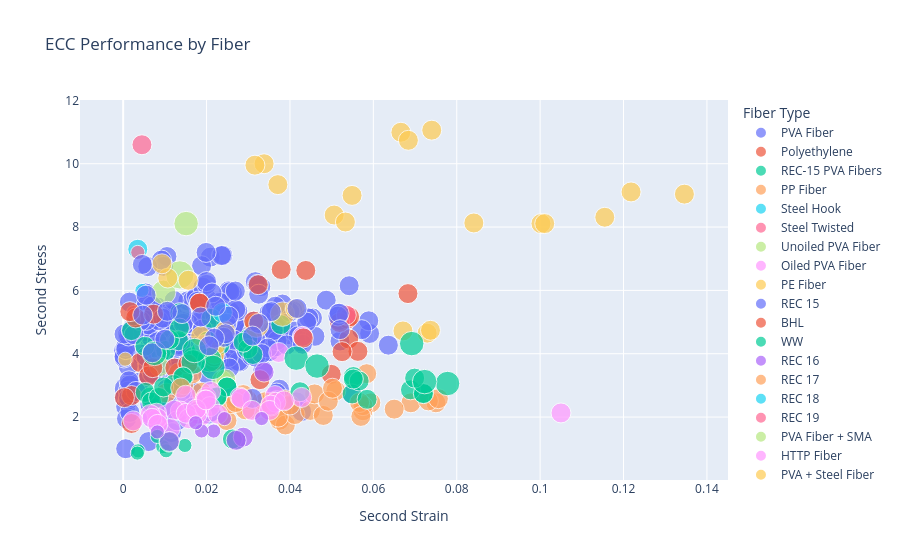

Notebook cell for this chart:
### Code cell
px.scatter(
    df,
    x="Second Strain",
    y="Second Stress",
    color="Fiber Type",
    size="Fiber Volume",
    title="ECC Performance by Fiber"
).show()

### Figure 1 — Plotly figure (JSON) as saved in the notebook; plotly's stock layout.template omitted (floating-point values rounded to 4 significant figures; data arrays with more than 128 entries replaced by an {"elided": "..."} marker saying what was removed)
{"data": [{"hovertemplate": "Fiber Type=PVA Fiber<br>Second Strain=%{x}<br>Second Stress=%{y}<br>Fiber Volume=%{marker.size}<extra></extra>", "legendgroup": "PVA Fiber", "marker": {"color": "#636efa", "size": {"elided": "263 float values"}, "sizemode": "area", "sizeref": 0.0001, "symbol": "circle"}, "mode": "markers", "name": "PVA Fiber", "orientation": "v", "showlegend": true, "type": "scatter", "x": {"elided": "263 float values"}, "xaxis": "x", "y": {"elided": "263 float values"}, "yaxis": "y"}, {"hovertemplate": "Fiber Type=Polyethylene<br>Second Strain=%{x}<br>Second Stress=%{y}<br>Fiber Volume=%{marker.size}<extra></extra>", "legendgroup": "Polyethylene", "marker": {"color": "#EF553B", "size": [0.02, 0.02, 0.02, 0.02, 0.02, 0.02, 0.02, 0.02, 0.02, 0.02, 0.02, 0.02, 0.02, 0.02, 0.02], "sizemode": "area", "sizeref": 0.0001, "symbol": "circle"}, "mode": "markers", "name": "Polyethylene", "orientation": "v", "showlegend": true, "type": "scatter", "x": [0.0328, 0.0683, 0.0538, 0.002, 0.0217, 0.0543, 0.0541, 0.0563, 0.002, 0.0003, 0.0041, 0.0218, 0.0499, 0.0525, 0.0519], "xaxis": "x", "y": [3.18, 5.899, 5.1, 2.68, 3.756, 5.166, 4.467, 4.075, 1.797, 2.614, 3.722, 3.899, 3.349, 4.065, 4.985], "yaxis": "y"}, {"hovertemplate": "Fiber Type=REC-15 PVA Fibers<br>Second Strain=%{x}<br>Second Stress=%{y}<br>Fiber Volume=%{marker.size}<extra></extra>", "legendgroup": "REC-15 PVA Fibers", "marker": {"color": "#00cc96", "size": [0.02, 0.02, 0.02, 0.02, 0.02, 0.02, 0.02, 0.02, 0.02, 0.02, 0.02, 0.02, 0.02, 0.02, 0.02, 0.02, 0.02, 0.02], "sizemode": "area", "sizeref": 0.0001, "symbol": "circle"}, "mode": "markers", "name": "REC-15 PVA Fibers", "orientation": "v", "showlegend": true, "type": "scatter", "x": [0.0232, 0.0167, 0.0203, 0.0299, 0.009, 0.0187, 0.0052, 0.0299, 0.0311, 0.0211, 0.0102, 0.0136, 0.002, 0.0133, 0.0111, 0.0135, 0.0288, 0.0378], "xaxis": "x", "y": [4.27, 3.905, 4.4, 4.469, 4.037, 4.09, 4.236, 4.157, 3.976, 5.118, 4.101, 5.297, 4.729, 4.41, 4.442, 4.811, 4.363, 4.92], "yaxis": "y"}, {"hovertemplate": "Fiber Type=PP Fiber<br>Second Strain=%{x}<br>Second Stress=%{y}<br>Fiber Volume=%{marker.size}<extra></extra>", "legendgroup": "PP Fiber", "marker": {"color": "#FFA15A", "size": [0.02, 0.02, 0.02, 0.02, 0.02, 0.02, 0.02, 0.02, 0.02, 0.02, 0.02, 0.02, 0.02, 0.02, 0.02, 0.02, 0.02, 0.02, 0.02, 0.02, 0.02, 0.02, 0.02, 0.02, 0.02, 0.02, 0.02, 0.02, 0.02, 0.02, 0.02, 0.02, 0.02, 0.02, 0.02, 0.02, 0.02, 0.02, 0.02, 0.02], "sizemode": "area", "sizeref": 0.0001, "symbol": "circle"}, "mode": "markers", "name": "PP Fiber", "orientation": "v", "showlegend": true, "type": "scatter", "x": [0.075, 0.069, 0.065, 0.019, 0.035, 0.0594, 0.0575, 0.0375, 0.0389, 0.0412, 0.0372, 0.0575, 0.0567, 0.0732, 0.0304, 0.0249, 0.0756, 0.0449, 0.057, 0.048, 0.0103, 0.0188, 0.0133, 0.0145, 0.0165, 0.04, 0.0361, 0.0339, 0.0355, 0.0298, 0.051, 0.0258, 0.0293, 0.0459, 0.0492, 0.0388, 0.0288, 0.0502, 0.0584, 0.027], "xaxis": "x", "y": [2.45, 2.45, 2.25, 2.5, 2.46, 2.45, 2.199, 1.9, 1.75, 2.08, 1.998, 2.36, 2.46, 2.51, 2.24, 1.888, 2.58, 2.21, 2.02, 2.05, 2.76, 2.782, 3.4, 3.02, 3.36, 2.38, 2.478, 2.48, 2.35, 2.55, 2.83, 2.42, 2.23, 2.732, 2.5, 2.55, 2.71, 2.91, 3.37, 2.46], "yaxis": "y"}, {"hovertemplate": "Fiber Type=Steel Hook<br>Second Strain=%{x}<br>Second Stress=%{y}<br>Fiber Volume=%{marker.size}<extra></extra>", "legendgroup": "Steel Hook", "marker": {"color": "#19d3f3", "size": [0.01, 0.01, 0.02], "sizemode": "area", "sizeref": 0.0001, "symbol": "circle"}, "mode": "markers", "name": "Steel Hook", "orientation": "v", "showlegend": true, "type": "scatter", "x": [0.0025, 0.0045, 0.0035], "xaxis": "x", "y": [5.1, 6.0, 7.3], "yaxis": "y"}, {"hovertemplate": "Fiber Type=Steel Twisted<br>Second Strain=%{x}<br>Second Stress=%{y}<br>Fiber Volume=%{marker.size}<extra></extra>", "legendgroup": "Steel Twisted", "marker": {"color": "#FF6692", "size": [0.01, 0.01, 0.02], "sizemode": "area", "sizeref": 0.0001, "symbol": "circle"}, "mode": "markers", "name": "Steel Twisted", "orientation": "v", "showlegend": true, "type": "scatter", "x": [0.0025, 0.0035, 0.0045], "xaxis": "x", "y": [5.3, 7.2, 10.6], "yaxis": "y"}, {"hovertemplate": "Fiber Type=Unoiled PVA Fiber<br>Second Strain=%{x}<br>Second Stress=%{y}<br>Fiber Volume=%{marker.size}<extra></extra>", "legendgroup": "Unoiled PVA Fiber", "marker": {"color": "#B6E880", "size": [0.02, 0.02, 0.02], "sizemode": "area", "sizeref": 0.0001, "symbol": "circle"}, "mode": "markers", "name": "Unoiled PVA Fiber", "orientation": "v", "showlegend": true, "type": "scatter", "x": [0.0087, 0.0237, 0.0246], "xaxis": "x", "y": [3.59, 3.16, 3.2], "yaxis": "y"}, {"hovertemplate": "Fiber Type=Oiled PVA Fiber<br>Second Strain=%{x}<br>Second Stress=%{y}<br>Fiber Volume=%{marker.size}<extra></extra>", "legendgroup": "Oiled PVA Fiber", "marker": {"color": "#FF97FF", "size": [0.02, 0.02, 0.02], "sizemode": "area", "sizeref": 0.0001, "symbol": "circle"}, "mode": "markers", "name": "Oiled PVA Fiber", "orientation": "v", "showlegend": true, "type": "scatter", "x": [0.0373, 0.043, 0.0195], "xaxis": "x", "y": [4.04, 4.55, 4.29], "yaxis": "y"}, {"hovertemplate": "Fiber Type=PE Fiber<br>Second Strain=%{x}<br>Second Stress=%{y}<br>Fiber Volume=%{marker.size}<extra></extra>", "legendgroup": "PE Fiber", "marker": {"color": "#FECB52", "size": [0.01, 0.02, 0.02, 0.03, 0.01, 0.02, 0.02, 0.03, 0.02, 0.02, 0.02, 0.02, 0.02, 0.02, 0.02, 0.02, 0.02, 0.02, 0.02, 0.02, 0.02, 0.02, 0.02, 0.02, 0.02, 0.02], "sizemode": "area", "sizeref": 0.0001, "symbol": "circle"}, "mode": "markers", "name": "PE Fiber", "orientation": "v", "showlegend": true, "type": "scatter", "x": [0.0005, 0.0219, 0.0186, 0.0382, 0.0228, 0.0245, 0.0413, 0.032, 0.0671, 0.0729, 0.0737, 0.0338, 0.0316, 0.0371, 0.074, 0.0666, 0.0684, 0.0549, 0.0506, 0.0533, 0.0841, 0.1346, 0.1218, 0.1155, 0.1002, 0.1011], "xaxis": "x", "y": [3.827, 3.98, 4.56, 5.25, 4.22, 4.726, 5.41, 4.9, 4.72, 4.65, 4.74, 10.0, 9.955, 9.34, 11.06, 10.99, 10.74, 9.0, 8.38, 8.16, 8.13, 9.04, 9.11, 8.31, 8.11, 8.11], "yaxis": "y"}, {"hovertemplate": "Fiber Type=REC 15<br>Second Strain=%{x}<br>Second Stress=%{y}<br>Fiber Volume=%{marker.size}<extra></extra>", "legendgroup": "REC 15", "marker": {"color": "#636efa", "size": [0.02, 0.02], "sizemode": "area", "sizeref": 0.0001, "symbol": "circle"}, "mode": "markers", "name": "REC 15", "orientation": "v", "showlegend": true, "type": "scatter", "x": [0.0213, 0.031], "xaxis": "x", "y": [5.92, 2.59], "yaxis": "y"}, {"hovertemplate": "Fiber Type=BHL<br>Second Strain=%{x}<br>Second Stress=%{y}<br>Fiber Volume=%{marker.size}<extra></extra>", "legendgroup": "BHL", "marker": {"color": "#EF553B", "size": [0.02, 0.02, 0.02, 0.02, 0.02, 0.02, 0.02, 0.02, 0.02, 0.02, 0.02], "sizemode": "area", "sizeref": 0.0001, "symbol": "circle"}, "mode": "markers", "name": "BHL", "orientation": "v", "showlegend": true, "type": "scatter", "x": [0.003, 0.0016, 0.0183, 0.0061, 0.0071, 0.0124, 0.0073, 0.0155, 0.0183, 0.0313, 0.0432], "xaxis": "x", "y": [5.13, 5.329, 5.6, 3.3, 3.56, 3.55, 5.25, 3.678, 5.6, 5.03, 4.5], "yaxis": "y"}, {"hovertemplate": "Fiber Type=WW<br>Second Strain=%{x}<br>Second Stress=%{y}<br>Fiber Volume=%{marker.size}<extra></extra>", "legendgroup": "WW", "marker": {"color": "#00cc96", "size": [0.02, 0.02, 0.02, 0.02, 0.02, 0.02, 0.02, 0.02, 0.02, 0.03, 0.03, 0.02, 0.02, 0.03, 0.03, 0.02, 0.02, 0.03, 0.03, 0.02, 0.02, 0.02, 0.02, 0.02, 0.02, 0.02, 0.03, 0.03, 0.02, 0.02, 0.03, 0.03], "sizemode": "area", "sizeref": 0.0001, "symbol": "circle"}, "mode": "markers", "name": "WW", "orientation": "v", "showlegend": true, "type": "scatter", "x": [0.0065, 0.0053, 0.0068, 0.0145, 0.0552, 0.0549, 0.072, 0.0566, 0.0552, 0.0207, 0.0075, 0.0585, 0.0689, 0.0215, 0.0168, 0.072, 0.0699, 0.0415, 0.0465, 0.0085, 0.012, 0.0143, 0.0249, 0.0225, 0.0249, 0.0097, 0.0171, 0.0692, 0.0424, 0.0225, 0.0778, 0.0723], "xaxis": "x", "y": [2.63, 2.78, 2.48, 3.269, 3.28, 2.73, 2.75, 3.14, 3.2, 3.81, 4.011, 2.56, 2.86, 3.57, 3.74, 2.74, 3.23, 3.86, 3.61, 2.62, 3.03, 3.27, 2.95, 2.62, 2.95, 2.95, 4.102, 4.32, 2.8, 2.64, 3.06, 3.12], "yaxis": "y"}, {"hovertemplate": "Fiber Type=REC 16<br>Second Strain=%{x}<br>Second Stress=%{y}<br>Fiber Volume=%{marker.size}<extra></extra>", "legendgroup": "REC 16", "marker": {"color": "#ab63fa", "size": [0.02], "sizemode": "area", "sizeref": 0.0001, "symbol": "circle"}, "mode": "markers", "name": "REC 16", "orientation": "v", "showlegend": true, "type": "scatter", "x": [0.0338], "xaxis": "x", "y": [3.42], "yaxis": "y"}, {"hovertemplate": "Fiber Type=REC 17<br>Second Strain=%{x}<br>Second Stress=%{y}<br>Fiber Volume=%{marker.size}<extra></extra>", "legendgroup": "REC 17", "marker": {"color": "#FFA15A", "size": [0.02], "sizemode": "area", "sizeref": 0.0001, "symbol": "circle"}, "mode": "markers", "name": "REC 17", "orientation": "v", "showlegend": true, "type": "scatter", "x": [0.0138], "xaxis": "x", "y": [2.92], "yaxis": "y"}, {"hovertemplate": "Fiber Type=REC 18<br>Second Strain=%{x}<br>Second Stress=%{y}<br>Fiber Volume=%{marker.size}<extra></extra>", "legendgroup": "REC 18", "marker": {"color": "#19d3f3", "size": [0.02], "sizemode": "area", "sizeref": 0.0001, "symbol": "circle"}, "mode": "markers", "name": "REC 18", "orientation": "v", "showlegend": true, "type": "scatter", "x": [0.0238], "xaxis": "x", "y": [5.299], "yaxis": "y"}, {"hovertemplate": "Fiber Type=REC 19<br>Second Strain=%{x}<br>Second Stress=%{y}<br>Fiber Volume=%{marker.size}<extra></extra>", "legendgroup": "REC 19", "marker": {"color": "#FF6692", "size": [0.02], "sizemode": "area", "sizeref": 0.0001, "symbol": "circle"}, "mode": "markers", "name": "REC 19", "orientation": "v", "showlegend": true, "type": "scatter", "x": [0.0535], "xaxis": "x", "y": [5.22], "yaxis": "y"}, {"hovertemplate": "Fiber Type=PVA Fiber + SMA<br>Second Strain=%{x}<br>Second Stress=%{y}<br>Fiber Volume=%{marker.size}<extra></extra>", "legendgroup": "PVA Fiber + SMA", "marker": {"color": "#B6E880", "size": [0.03, 0.03, 0.04], "sizemode": "area", "sizeref": 0.0001, "symbol": "circle"}, "mode": "markers", "name": "PVA Fiber + SMA", "orientation": "v", "showlegend": true, "type": "scatter", "x": [0.0097, 0.0151, 0.0136], "xaxis": "x", "y": [5.94, 8.11, 6.49], "yaxis": "y"}, {"hovertemplate": "Fiber Type=HTTP Fiber<br>Second Strain=%{x}<br>Second Stress=%{y}<br>Fiber Volume=%{marker.size}<extra></extra>", "legendgroup": "HTTP Fiber", "marker": {"color": "#FF97FF", "size": [0.02, 0.02, 0.02, 0.02, 0.02, 0.02, 0.02, 0.02, 0.02, 0.02, 0.02, 0.02, 0.02, 0.02, 0.02, 0.02, 0.02, 0.02, 0.02, 0.02, 0.02, 0.02, 0.02, 0.02, 0.02, 0.02, 0.02, 0.02, 0.02, 0.02, 0.02, 0.02], "sizemode": "area", "sizeref": 0.0001, "symbol": "circle"}, "mode": "markers", "name": "HTTP Fiber", "orientation": "v", "showlegend": true, "type": "scatter", "x": [0.0199, 0.021, 0.028, 0.0196, 0.015, 0.0189, 0.0283, 0.0364, 0.0366, 0.0354, 0.0137, 0.0428, 0.0309, 0.0351, 0.0208, 0.0386, 0.0123, 0.0176, 0.0177, 0.0113, 0.0157, 0.0227, 0.008, 0.105, 0.0151, 0.0082, 0.0175, 0.0199, 0.0065, 0.0024, 0.0069, 0.0083], "xaxis": "x", "y": [2.63, 2.809, 2.63, 2.54, 2.69, 2.04, 2.59, 2.68, 2.47, 2.38, 2.19, 2.62, 2.21, 2.21, 2.33, 2.512, 2.22, 2.18, 2.09, 1.64, 1.95, 2.09, 2.123, 2.13, 2.12, 1.96, 2.244, 2.54, 2.08, 1.88, 1.96, 1.77], "yaxis": "y"}, {"hovertemplate": "Fiber Type=PVA + Steel Fiber<br>Second Strain=%{x}<br>Second Stress=%{y}<br>Fiber Volume=%{marker.size}<extra></extra>", "legendgroup": "PVA + Steel Fiber", "marker": {"color": "#FECB52", "size": [0.02, 0.02, 0.02], "sizemode": "area", "sizeref": 0.0001, "symbol": "circle"}, "mode": "markers", "name": "PVA + Steel Fiber", "orientation": "v", "showlegend": true, "type": "scatter", "x": [0.0156, 0.0107, 0.0093], "xaxis": "x", "y": [6.32, 6.39, 6.84], "yaxis": "y"}, {"hovertemplate": "Fiber Type=PVA Fiber Type C<br>Second Strain=%{x}<br>Second Stress=%{y}<br>Fiber Volume=%{marker.size}<extra></extra>", "legendgroup": "PVA Fiber Type C", "marker": {"color": "#636efa", "size": [0.02, 0.02, 0.02, 0.02, 0.02, 0.02, 0.02, 0.02, 0.02, 0.02, 0.02, 0.02, 0.02, 0.02, 0.02, 0.02, 0.02, 0.02, 0.02, 0.02, 0.02], "sizemode": "area", "sizeref": 0.0001, "symbol": "circle"}, "mode": "markers", "name": "PVA Fiber Type C", "orientation": "v", "showlegend": true, "type": "scatter", "x": [0.0046, 0.0047, 0.0055, 0.0355, 0.0417, 0.0325, 0.007, 0.0186, 0.01, 0.0515, 0.0518, 0.052, 0.0241, 0.0253, 0.031, 0.0222, 0.0141, 0.0106, 0.0245, 0.0219, 0.0206], "xaxis": "x", "y": [6.82, 5.22, 5.85, 5.33, 5.43, 4.956, 4.03, 5.16, 4.46, 5.19, 5.28, 4.76, 4.52, 5.19, 4.56, 5.5, 5.267, 5.34, 4.63, 4.49, 4.25], "yaxis": "y"}, {"hovertemplate": "Fiber Type=PVA Fiber Type K<br>Second Strain=%{x}<br>Second Stress=%{y}<br>Fiber Volume=%{marker.size}<extra></extra>", "legendgroup": "PVA Fiber Type K", "marker": {"color": "#EF553B", "size": [0.02, 0.02, 0.02], "sizemode": "area", "sizeref": 0.0001, "symbol": "circle"}, "mode": "markers", "name": "PVA Fiber Type K", "orientation": "v", "showlegend": true, "type": "scatter", "x": [0.0379, 0.0438, 0.0324], "xaxis": "x", "y": [6.66, 6.63, 6.18], "yaxis": "y"}, {"hovertemplate": "Fiber Type=Kuraray PVA Fiber<br>Second Strain=%{x}<br>Second Stress=%{y}<br>Fiber Volume=%{marker.size}<extra></extra>", "legendgroup": "Kuraray PVA Fiber", "marker": {"color": "#00cc96", "size": [0.01, 0.01, 0.01, 0.01, 0.01, 0.01, 0.02, 0.02, 0.02], "sizemode": "area", "sizeref": 0.0001, "symbol": "circle"}, "mode": "markers", "name": "Kuraray PVA Fiber", "orientation": "v", "showlegend": true, "type": "scatter", "x": [0.0095, 0.0148, 0.0036, 0.0034, 0.0082, 0.0103, 0.0271, 0.011, 0.0262], "xaxis": "x", "y": [1.064, 1.103, 0.932, 0.862, 1.388, 0.935, 1.29, 1.21, 1.308], "yaxis": "y"}, {"hovertemplate": "Fiber Type=Chinese PVA Fiber<br>Second Strain=%{x}<br>Second Stress=%{y}<br>Fiber Volume=%{marker.size}<extra></extra>", "legendgroup": "Chinese PVA Fiber", "marker": {"color": "#ab63fa", "size": [0.02, 0.02, 0.02, 0.01, 0.01, 0.01, 0.01, 0.01, 0.01], "sizemode": "area", "sizeref": 0.0001, "symbol": "circle"}, "mode": "markers", "name": "Chinese PVA Fiber", "orientation": "v", "showlegend": true, "type": "scatter", "x": [0.0288, 0.0111, 0.0271, 0.0332, 0.0217, 0.0188, 0.0174, 0.0243, 0.0082], "xaxis": "x", "y": [1.365, 1.23, 1.265, 1.953, 1.558, 1.56, 1.82, 1.95, 1.53], "yaxis": "y"}], "layout": {"legend": {"itemsizing": "constant", "title": {"text": "Fiber Type"}, "tracegroupgap": 0}, "title": {"text": "ECC Performance by Fiber"}, "xaxis": {"anchor": "y", "domain": [0, 1], "title": {"text": "Second Strain"}}, "yaxis": {"anchor": "x", "domain": [0, 1], "title": {"text": "Second Stress"}}}}
